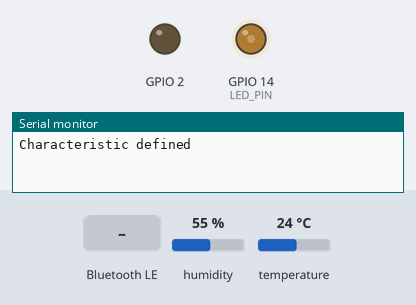
Bench run of a program on a simulated ESP32. Shown: output pins drawn as LEDs (lit = HIGH), the last lines printed to the serial monitor. The test bench sets the inputs (shaded band); at power-on: humidity 55 %, temperature 24 °C. Nothing arrives over Bluetooth unless stated; a phone connects over Bluetooth LE 3 s after start.

Above: at 1.2 s.
1.3 s: Bluetooth LE write "1" received
At 1.65 s:
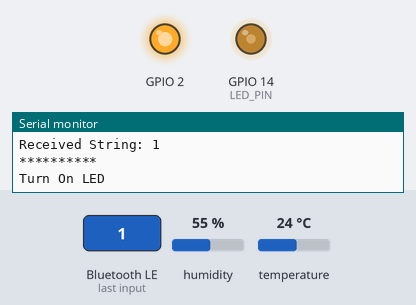
4.8 s: Bluetooth LE write "0" received
At 4.95 s:
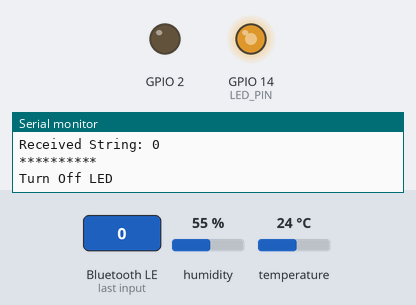
11.4 s: Bluetooth LE write "1" received
At 11.56 s:
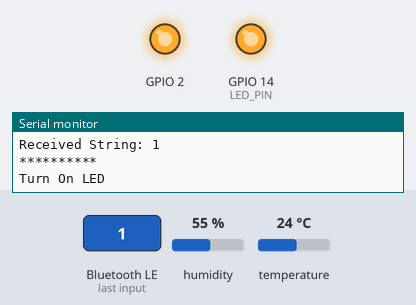
Timing chart, 0 to 45.9 s (numbered marks = the images above; inputs shaded):
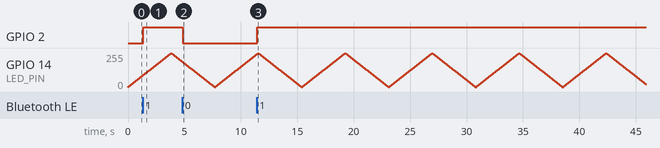

Measured:
- after the input at 1.3 s, GPIO 2: LOW → HIGH after 0.05 s
- after the input at 4.8 s, GPIO 2: HIGH → LOW after 0.05 s
- after the input at 11.4 s, GPIO 2: LOW → HIGH after 0.05 s

The program:

main.cpp
```cpp
#include <Arduino.h>
#include <BLEDevice.h>
#include <BLEUtils.h>
#include <BLEServer.h>
#include <BLE2902.h>
#include <Wire.h>
#include <SPI.h>
#include <DHT.h>

#define DHT_PIN 18
#define DHT_TYPE DHT11
#define SERVICE_UUID "f55bb6f4-96dd-458a-a1fc-05c8b12dddaf"
#define TX_CHARACTERISTIC_UUID "3fc5e96d-df5e-4e90-b80d-8028e04159b7"
#define RX_CHARACTERISTIC_UUID "304ae665-bb0b-4191-b5c5-d9ae66f5b9b8"
#define LED_PIN 14
#define LED_CHANNEL 0
#define PWM_FREQ 5000
#define PWM_RESOLUTION 8

//definition
void updateDhtData();

float temperature = 0, humidity = 0;
DHT dht(DHT_PIN, DHT_TYPE);
int lastTransmit = 0;
String receivedString;
BLECharacteristic *pTxCharacteristic, *pRxCharacteristic;

class BLECallback : public BLECharacteristicCallbacks {
  void onWrite(BLECharacteristic *pCharacteristic) {
    std::string rxValue = pCharacteristic->getValue();

    if (rxValue.length() > 0) {
      Serial.println("**********");
      Serial.print("Received String: ");

      for (int i = 0; i < rxValue.length(); i++) {
        Serial.print(rxValue[i]);
      }
      Serial.println();
      Serial.println("**********");
    }

    if (rxValue == "1") {
      Serial.println("Turn On LED");
      digitalWrite(BUILTIN_LED, HIGH);
    } else if (rxValue == "0") {
      Serial.println("Turn Off LED");
      digitalWrite(BUILTIN_LED, LOW);
    } else {
      Serial.println("Not recognized");
    }
  }
};

void setup() {
  //configure LED PWM
  ledcSetup(LED_CHANNEL, PWM_FREQ, PWM_RESOLUTION);
  //attach channel
  ledcAttachPin(LED_PIN, LED_CHANNEL);

  dht.begin();
  Serial.begin(9600);
  pinMode(BUILTIN_LED, OUTPUT);

  BLEDevice::init("ESP32 BLE TxRx");
  BLEServer *pServer = BLEDevice::createServer();
  BLEService *pService = pServer->createService(SERVICE_UUID);
  pTxCharacteristic = pService->createCharacteristic (
    TX_CHARACTERISTIC_UUID, BLECharacteristic::PROPERTY_READ |
    BLECharacteristic::PROPERTY_NOTIFY |
    BLECharacteristic::PROPERTY_INDICATE
  );
  pTxCharacteristic->addDescriptor(new BLE2902());
  //receive
    pRxCharacteristic = pService->createCharacteristic (
    RX_CHARACTERISTIC_UUID, BLECharacteristic::PROPERTY_READ |
    BLECharacteristic::PROPERTY_WRITE |
    BLECharacteristic::PROPERTY_NOTIFY |
    BLECharacteristic::PROPERTY_INDICATE
  );
  pRxCharacteristic->addDescriptor(new BLE2902());
  pRxCharacteristic->setValue("0");
  pRxCharacteristic->setCallbacks(new BLECallback());
  pService->start();

  pServer->getAdvertising()->setMinPreferred(0x06);
  pServer->getAdvertising()->setMaxPreferred(0x12);
  pServer->getAdvertising()->start();
  Serial.println("Characteristic defined");
}

void loop() {
  //increase led brightness
  for (int dutyCycle = 0; dutyCycle <= 255; dutyCycle++) {
    ledcWrite(LED_CHANNEL, dutyCycle);
    delay(15);
  }
  //decrease led brightness
  for (int dutyCycle = 255; dutyCycle >= 0; dutyCycle--) {
    ledcWrite(LED_CHANNEL, dutyCycle);
    delay(15);
  }

  if (millis() - lastTransmit > 5000) {
    updateDhtData();
    String sensorData = String(temperature) + ";" + String(humidity);
    pTxCharacteristic->setValue(sensorData.c_str());
    pTxCharacteristic->notify();
    lastTransmit = millis();
  }
}

void updateDhtData() {
  temperature = dht.readTemperature();
  humidity = dht.readHumidity();
}
```
